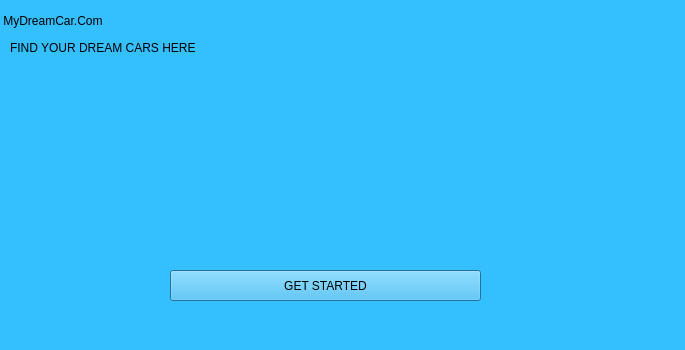
<?xml version="1.0" encoding="UTF-8"?>
<ui version="4.0">
 <class>REDIRCT1</class>
 <widget class="QDialog" name="REDIRCT1">
  <property name="geometry">
   <rect>
    <x>0</x>
    <y>0</y>
    <width>685</width>
    <height>350</height>
   </rect>
  </property>
  <property name="windowTitle">
   <string/>
  </property>
  <property name="styleSheet">
   <string notr="true">background-color: rgb(52, 191, 255);</string>
  </property>
  <widget class="QLabel" name="label_2">
   <property name="geometry">
    <rect>
     <x>10</x>
     <y>40</y>
     <width>221</width>
     <height>16</height>
    </rect>
   </property>
   <property name="styleSheet">
    <string notr="true">font: 700 9pt &quot;Segoe UI&quot;;</string>
   </property>
   <property name="text">
    <string>FIND YOUR DREAM CARS HERE</string>
   </property>
  </widget>
  <widget class="QPushButton" name="pushButton">
   <property name="geometry">
    <rect>
     <x>170</x>
     <y>270</y>
     <width>311</width>
     <height>31</height>
    </rect>
   </property>
   <property name="styleSheet">
    <string notr="true">
font: 9pt &quot;Wide Latin&quot;;</string>
   </property>
   <property name="text">
    <string>GET STARTED</string>
   </property>
  </widget>
  <widget class="QLabel" name="label_4">
   <property name="geometry">
    <rect>
     <x>0</x>
     <y>0</y>
     <width>561</width>
     <height>41</height>
    </rect>
   </property>
   <property name="styleSheet">
    <string notr="true">font: 900 20pt &quot;Segoe UI Black&quot;;</string>
   </property>
   <property name="text">
    <string> MyDreamCar.Com</string>
   </property>
  </widget>
  <widget class="QLabel" name="label">
   <property name="geometry">
    <rect>
     <x>160</x>
     <y>110</y>
     <width>351</width>
     <height>111</height>
    </rect>
   </property>
   <property name="text">
    <string/>
   </property>
   <property name="pixmap">
    <pixmap resource="imageresource.qrc">:/new/prefix1/dreamcars/carme.png</pixmap>
   </property>
  </widget>
 </widget>
 <resources>
  <include location="imageresource.qrc"/>
 </resources>
 <connections/>
</ui>
